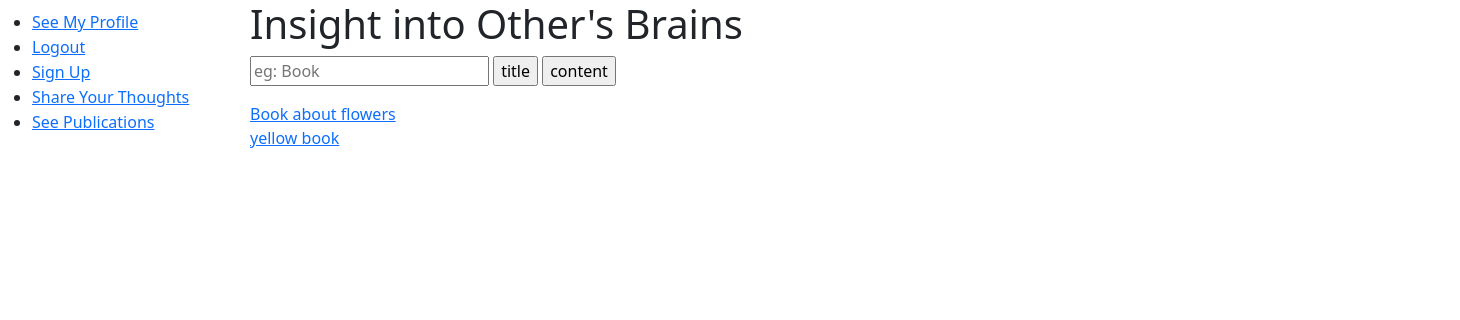
Page /Publication/index on the earlier database version.
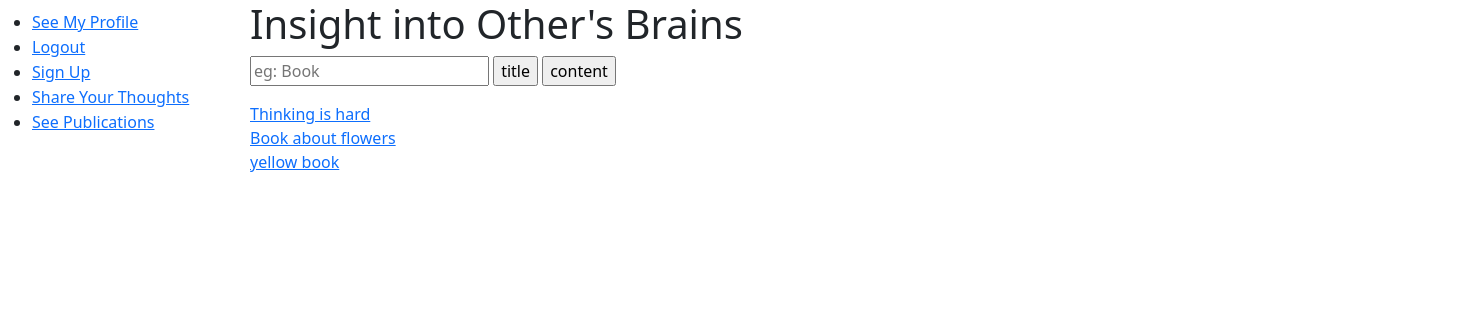
Same page on the later database version.
### tables this page shows
CREATE TABLE IF NOT EXISTS `publication` (
  `publication_id` int(11) NOT NULL AUTO_INCREMENT,
  `profile_id` int(11) NOT NULL,
  `publication_title` varchar(50) NOT NULL,
  `publication_text` varchar(500) NOT NULL,
  `timestamp` timestamp NOT NULL DEFAULT current_timestamp() ON UPDATE current_timestamp(),
  `publication_status` tinyint(1) NOT NULL,
  PRIMARY KEY (`publication_id`,`profile_id`),
  KEY `FK_Profile_ID_profile` (`profile_id`)
);

### app/core/autoload.php (called while the page is built, shortened)
<?php
spl_autoload_register(
    function($class_name){
        $class_name = str_replace('\\', DIRECTORY_SEPARATOR, $class_name);
        if(file_exists($class_name.'.php')){
            return true;
        }
        else
        {
            return false;
        }
    }
);

### app/core/Model.php (called while the page is built, shortened)
<?php
class Model{
	public function __construct(){
		$host = 'localhost';
		$dbname = 'assignment2_database';
		$user = 'root';
		$pass = '';
	}
}

### app/models/Publication.php (called while the page is built, shortened)
<?php
class Publication extends \app\core\Model{
	public function getAllPublicPublications(){
		$SQL = 'SELECT * FROM publication WHERE publication_status = :publication_status ORDER BY timestamp DESC';
		$STMT = self::$_conn->prepare($SQL);
		$STMT->execute(['publication_status'=> 1]);
		$STMT->setFetchMode(PDO::FETCH_CLASS,'app\models\Publication');
		return $STMT->fetchAll();
	}
}

### app/core/App.php (called while the page is built, shortened)
<?php
class App{
    private $routes = [];
    public function addRoute($url,$handler){
        $url = preg_replace('/{([^\/]+)}/', '(?<$1>[^\/]+)', $url);
        $this->routes[$url] = $handler;
    }
    public function resolve($url){
        $matches = [];
        foreach ($this->routes as $routePattern => $controllerMethod) {
            if(preg_match("#^$routePattern$#", $url, $matches)){
                $namedParams = array_filter($matches,
                    function($key) {
                        return !is_numeric($key);
                    }
                    , ARRAY_FILTER_USE_KEY);
                return [$controllerMethod, $namedParams];
            }
        }
        return false;
    }
    function __construct(){
        $url = $_GET['url'];
        [$controllerMethod, $namedParams] = $this->resolve($url);
        [$controller,$method]=explode(',', $controllerMethod);
        $controllerInstance = new $controller();
        call_user_func_array([$controllerInstance, $method], $namedParams);
    }
}

### index.php (called while the page is built, shortened)
<?php
require('app/core/init.php');
new App();

### app/controllers/Publication.php (the view, shortened to what this page needs)
<?php
class Publication extends \app\core\Controller {
	public function createPublicPublicationLinks(){
		$publication = new \app\models\Publication();
		$result = $publication->getAllPublicPublications();
		foreach ($result as $publicationa) {
			$pub_title = $publicationa->publication_title;
			$pub_id = $publicationa->publication_id;
			echo "<a href='../Publication/asdteas?title=$pub_title&id=$pub_id'>$pub_title</a><br>";
		}
	}
}

Differences in the rows shown:
added publication: publication_title "Thinking is hard"
